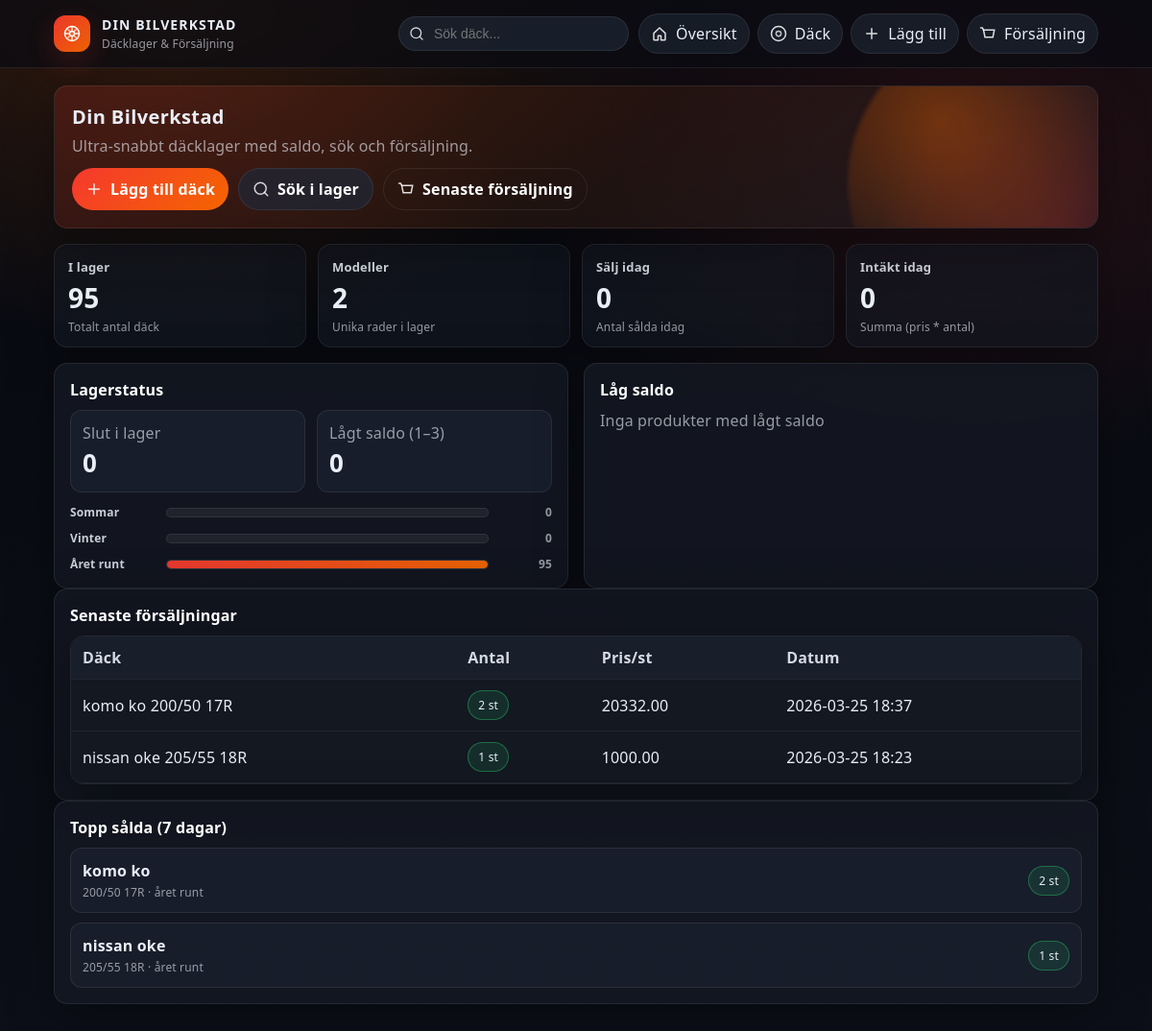
The page / on the database its author committed.
### models.py (models this page shows)
class Sale(db.Model):
    id = db.Column(db.Integer, primary_key=True)
    tyre_id = db.Column(db.Integer, db.ForeignKey("tyre.id"), nullable=False)
    tyre = db.relationship("Tyre", backref="sales")
    quantity = db.Column(db.Integer, nullable=False)
    price_per = db.Column(db.Float, default=0.0)
    created_at = db.Column(db.DateTime, default=datetime.utcnow)

class Tyre(db.Model):
    id = db.Column(db.Integer, primary_key=True)
    brand = db.Column(db.String(120), nullable=False)
    model = db.Column(db.String(120), nullable=False)
    size = db.Column(db.String(120), nullable=False)
    season = db.Column(db.String(20), nullable=False)
    studded = db.Column(db.Boolean, default=False)
    quantity = db.Column(db.Integer, default=0)
    price = db.Column(db.Float, default=0.0)
    location_id = db.Column(db.Integer, db.ForeignKey("location.id"), nullable=True)
    location = db.relationship("Location", backref="tyres")
    notes = db.Column(db.Text, default="")
    created_at = db.Column(db.DateTime, default=datetime.utcnow)
    updated_at = db.Column(db.DateTime, default=datetime.utcnow, onupdate=datetime.utcnow)

### app.py (the view)
    @app.route("/")
    def index():
        total_items = db.session.query(db.func.coalesce(db.func.sum(Tyre.quantity), 0)).scalar() or 0
        distinct_models = Tyre.query.count()
        out_of_stock_count = Tyre.query.filter(Tyre.quantity <= 0).count()
        low_stock_items = (
            Tyre.query.filter(Tyre.quantity.between(1, 3))
            .order_by(Tyre.quantity.asc(), Tyre.updated_at.desc())
            .limit(6)
            .all()
        )
        now = datetime.utcnow()
        today_start = now.replace(hour=0, minute=0, second=0, microsecond=0)
        week_start = now - timedelta(days=7)
        sales_today_qty = (
            db.session.query(db.func.coalesce(db.func.sum(Sale.quantity), 0))
            .filter(Sale.created_at >= today_start)
            .scalar()
            or 0
        )
        sales_today_revenue = (
            db.session.query(db.func.coalesce(db.func.sum(Sale.quantity * Sale.price_per), 0.0))
            .filter(Sale.created_at >= today_start)
            .scalar()
            or 0.0
        )
        recent_sales = Sale.query.order_by(Sale.created_at.desc()).limit(8).all()
        season_rows = (
            db.session.query(Tyre.season, db.func.coalesce(db.func.sum(Tyre.quantity), 0))
            .group_by(Tyre.season)
            .all()
        )
        season_totals = {"sommar": 0, "vinter": 0, "året runt": 0, "": 0}
        for season, qty in season_rows:
            season_totals[season or ""] = int(qty or 0)
        top_sales_week = (
            db.session.query(Tyre, db.func.sum(Sale.quantity).label("qty"))
            .join(Sale, Sale.tyre_id == Tyre.id)
            .filter(Sale.created_at >= week_start)
            .group_by(Tyre.id)
            .order_by(db.desc("qty"))
            .limit(5)
            .all()
        )
        return render_template(
            "index.html",
            total_items=total_items,
            distinct_models=distinct_models,
            out_of_stock_count=out_of_stock_count,
            low_stock_items=low_stock_items,
            sales_today_qty=sales_today_qty,
            sales_today_revenue=sales_today_revenue,
            recent_sales=recent_sales,
            season_totals=season_totals,
            top_sales_week=top_sales_week,
        )

### templates/index.html
{% extends "base.html" %}
{% block content %}
<section class="hero">
  <h1>Din Bilverkstad</h1>
  <p>Ultra-snabbt däcklager med saldo, sök och försäljning.</p>
  <div class="actions">
    <a class="btn" href="{{ url_for('tyre_new') }}">
      <svg class="icon" viewBox="0 0 24 24" fill="none" aria-hidden="true">
        <path d="M12 5v14M5 12h14" stroke="white" stroke-width="2" stroke-linecap="round" opacity="0.9"/>
      </svg>
      Lägg till däck
    </a>
    <a class="btn secondary" href="{{ url_for('tyres') }}">
      <svg class="icon" viewBox="0 0 24 24" fill="none" aria-hidden="true">
        <path d="M11 19a8 8 0 1 1 0-16 8 8 0 0 1 0 16Z" stroke="white" stroke-width="2" opacity="0.8"/>
        <path d="M21 21l-4.35-4.35" stroke="white" stroke-width="2" stroke-linecap="round" opacity="0.8"/>
      </svg>
      Sök i lager
    </a>
    <a class="btn ghost" href="#sales">
      <svg class="icon" viewBox="0 0 24 24" fill="none" aria-hidden="true">
        <path d="M6 7h15l-2 10H8L6 7Z" stroke="white" stroke-width="2" opacity="0.85"/>
        <path d="M6 7 4.5 4H2" stroke="white" stroke-width="2" stroke-linecap="round" opacity="0.85"/>
      </svg>
      Senaste försäljning
    </a>
  </div>
</section>
<section class="kpi-grid">
  <div class="kpi">
    <div class="kpi-title">I lager</div>
    <div class="kpi-value">{{ total_items }}</div>
    <div class="kpi-sub">Totalt antal däck</div>
  </div>
  <div class="kpi">
    <div class="kpi-title">Modeller</div>
    <div class="kpi-value">{{ distinct_models }}</div>
    <div class="kpi-sub">Unika rader i lager</div>
  </div>
  <div class="kpi">
    <div class="kpi-title">Sälj idag</div>
    <div class="kpi-value">{{ sales_today_qty }}</div>
    <div class="kpi-sub">Antal sålda idag</div>
  </div>
  <div class="kpi">
    <div class="kpi-title">Intäkt idag</div>
    <div class="kpi-value">{{ "%.0f"|format(sales_today_revenue) }}</div>
    <div class="kpi-sub">Summa (pris * antal)</div>
  </div>
</section>
<section class="grid">
  <div class="card">
    <div class="card-title">Lagerstatus</div>
    <div class="split">
      <div class="stat">
        <div class="muted">Slut i lager</div>
        <div class="big">{{ out_of_stock_count }}</div>
      </div>
      <div class="stat">
        <div class="muted">Lågt saldo (1–3)</div>
        <div class="big">{{ low_stock_items|length }}</div>
      </div>
    </div>
    <div class="bars">
      {% set total_season = season_totals['sommar'] + season_totals['vinter'] + season_totals['året runt'] + season_totals[''] %}
      <div class="bar">
        <div class="bar-label">Sommar</div>
        <div class="bar-track"><div class="bar-fill" style="width: {{ (100 * season_totals['sommar'] / (total_season or 1))|round(0) }}%"></div></div>
        <div class="bar-val">{{ season_totals['sommar'] }}</div>
      </div>
      <div class="bar">
        <div class="bar-label">Vinter</div>
        <div class="bar-track"><div class="bar-fill" style="width: {{ (100 * season_totals['vinter'] / (total_season or 1))|round(0) }}%"></div></div>
        <div class="bar-val">{{ season_totals['vinter'] }}</div>
      </div>
      <div class="bar">
        <div class="bar-label">Året runt</div>
        <div class="bar-track"><div class="bar-fill" style="width: {{ (100 * season_totals['året runt'] / (total_season or 1))|round(0) }}%"></div></div>
        <div class="bar-val">{{ season_totals['året runt'] }}</div>
      </div>
    </div>
  </div>
  <div class="card">
    <div class="card-title">Låg saldo</div>
    <div class="list">
      {% for t in low_stock_items %}
        <a class="list-item" href="{{ url_for('tyre_edit', tyre_id=t.id) }}">
          <div>
            <div class="list-main">{{ t.brand }} {{ t.model }}</div>
            <div class="list-sub">{{ t.size }} · {{ t.season }}</div>
          </div>
          <span class="badge low">{{ t.quantity }} st</span>
        </a>
      {% else %}
        <div class="muted">Inga produkter med lågt saldo</div>
      {% endfor %}
    </div>
  </div>
</section>
<section class="card" id="sales">
  <div class="card-title">Senaste försäljningar</div>
  <div class="table-wrap">
    <table class="table">
      <thead>
        <tr>
          <th>Däck</th>
          <th>Antal</th>
          <th>Pris/st</th>
          <th>Datum</th>
        </tr>
      </thead>
      <tbody>
        {% for s in recent_sales %}
        <tr>
          <td>{{ s.tyre.brand }} {{ s.tyre.model }} {{ s.tyre.size }}</td>
          <td><span class="badge ok">{{ s.quantity }} st</span></td>
          <td>{{ "%.2f"|format(s.price_per) }}</td>
          <td>{{ s.created_at.strftime('%Y-%m-%d %H:%M') }}</td>
        </tr>
        {% else %}
        <tr><td colspan="4">Inga försäljningar ännu</td></tr>
        {% endfor %}
      </tbody>
    </table>
  </div>
</section>
<section class="card">
  <div class="card-title">Topp sålda (7 dagar)</div>
  <div class="list">
    {% for t, qty in top_sales_week %}
      <div class="list-item no-link">
        <div>
          <div class="list-main">{{ t.brand }} {{ t.model }}</div>
          <div class="list-sub">{{ t.size }} · {{ t.season }}</div>
        </div>
        <span class="badge ok">{{ qty }} st</span>
      </div>
    {% else %}
      <div class="muted">Ingen försäljning senaste 7 dagar</div>
    {% endfor %}
  </div>
</section>
{% endblock %}

### templates/base.html (shortened to what this page needs)
<!doctype html>
<html lang="sv">
<head>
  <link rel="stylesheet" href="{{ url_for('static', filename='style.css') }}">
</head>
<body>
  <header class="topbar">
    <div class="topbar-inner">
      <div class="brand">
        <div class="brand-mark" aria-hidden="true">
        </div>
        <div class="brand-text">
          <div class="logo">DIN BILVERKSTAD</div>
          <div class="tagline">Däcklager & Försäljning</div>
        </div>
      </div>
      <div class="header-actions">
        <form class="header-search" action="{{ url_for('tyres') }}" method="get" role="search">
          <svg class="icon" viewBox="0 0 24 24" fill="none" aria-hidden="true">
            <path d="M11 19a8 8 0 1 1 0-16 8 8 0 0 1 0 16Z" stroke="white" stroke-width="2" opacity="0.8"/>
            <path d="M21 21l-4.35-4.35" stroke="white" stroke-width="2" stroke-linecap="round" opacity="0.8"/>
          </svg>
          <input name="q" placeholder="Sök däck..." value="{{ request.args.get('q','') }}">
        </form>
        <nav>
          <a class="navlink" href="{{ url_for('index') }}">
            <svg class="icon" viewBox="0 0 24 24" fill="none" aria-hidden="true">
              <path d="M4 11.5 12 4l8 7.5V20a1 1 0 0 1-1 1h-5v-6H10v6H5a1 1 0 0 1-1-1v-8.5Z" stroke="white" stroke-width="2" stroke-linejoin="round" opacity="0.85"/>
            </svg>
            Översikt
          </a>
          <a class="navlink" href="{{ url_for('tyres') }}">
            <svg class="icon" viewBox="0 0 24 24" fill="none" aria-hidden="true">
              <path d="M12 22a10 10 0 1 0 0-20 10 10 0 0 0 0 20Z" stroke="white" stroke-width="2" opacity="0.85"/>
              <path d="M12 8.5a3.5 3.5 0 1 0 0 7 3.5 3.5 0 0 0 0-7Z" stroke="white" stroke-width="2" opacity="0.75"/>
            </svg>
            Däck
          </a>
          <a class="navlink" href="{{ url_for('tyre_new') }}">
            <svg class="icon" viewBox="0 0 24 24" fill="none" aria-hidden="true">
              <path d="M12 5v14M5 12h14" stroke="white" stroke-width="2" stroke-linecap="round" opacity="0.85"/>
            </svg>
            Lägg till
          </a>
          <a class="navlink" href="{{ url_for('index') }}#sales">
            <svg class="icon" viewBox="0 0 24 24" fill="none" aria-hidden="true">
              <path d="M6 7h15l-2 10H8L6 7Z" stroke="white" stroke-width="2" opacity="0.85"/>
              <path d="M6 7 4.5 4H2" stroke="white" stroke-width="2" stroke-linecap="round" opacity="0.85"/>
            </svg>
            Försäljning
          </a>
        </nav>
      </div>
    </div>
  </header>
  <main class="container">
    <div class="fade-up">
      {% block content %}{% endblock %}
    </div>
  </main>
</body>
</html>

### rows shown on the page
Sale: tyre.brand "komo", tyre.model "ko", tyre.size "200/50 17R", quantity "2", price_per "20332.00", created_at "2026-03-25 18:37"
Sale: tyre.brand "nissan", tyre.model "oke", tyre.size "205/55 18R", quantity "1", price_per "1000.00", created_at "2026-03-25 18:23"
Tyre: brand "komo", model "ko", size "200/50 17R", season "året runt", id "2"
Tyre: brand "nissan", model "oke", size "205/55 18R", season "året runt", id "1"

### other values the page prints
{{ total_items }} "95"
{{ distinct_models }} "2"
{{ sales_today_qty }} "0"
{{ "%.0f"|format(sales_today_revenue) }} "0"
{{ out_of_stock_count }} "0"
{{ low_stock_items|length }} "0"
{{ season_totals['sommar'] }} "0"
{{ season_totals['vinter'] }} "0"
{{ season_totals['året runt'] }} "95"
